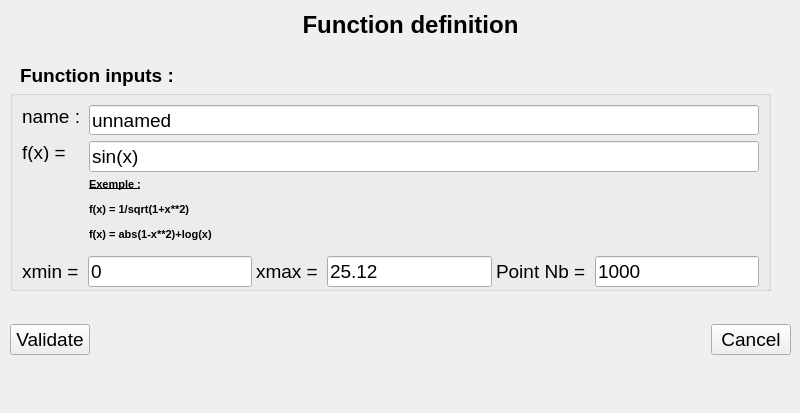
<?xml version="1.0" encoding="UTF-8"?>
<ui version="4.0">
 <class>CMenuFonction</class>
 <widget class="QMainWindow" name="CMenuFonction">
  <property name="geometry">
   <rect>
    <x>0</x>
    <y>0</y>
    <width>800</width>
    <height>413</height>
   </rect>
  </property>
  <property name="windowTitle">
   <string>MainWindow</string>
  </property>
  <widget class="QWidget" name="centralwidget">
   <widget class="QLabel" name="Titre">
    <property name="geometry">
     <rect>
      <x>240</x>
      <y>10</y>
      <width>341</width>
      <height>31</height>
     </rect>
    </property>
    <property name="sizePolicy">
     <sizepolicy hsizetype="Minimum" vsizetype="Preferred">
      <horstretch>0</horstretch>
      <verstretch>0</verstretch>
     </sizepolicy>
    </property>
    <property name="text">
     <string>&lt;html&gt;&lt;head/&gt;&lt;body&gt;&lt;p align=&quot;center&quot;&gt;&lt;span style=&quot; font-size:18pt; font-weight:700;&quot;&gt;Function definition&lt;/span&gt;&lt;/p&gt;&lt;/body&gt;&lt;/html&gt;</string>
    </property>
    <property name="margin">
     <number>0</number>
    </property>
    <property name="indent">
     <number>-1</number>
    </property>
   </widget>
   <widget class="QGroupBox" name="verticalGroupBox">
    <property name="geometry">
     <rect>
      <x>10</x>
      <y>90</y>
      <width>761</width>
      <height>201</height>
     </rect>
    </property>
    <property name="font">
     <font>
      <pointsize>14</pointsize>
      <italic>false</italic>
      <bold>false</bold>
     </font>
    </property>
    <property name="title">
     <string/>
    </property>
    <layout class="QVBoxLayout" name="verticalLayout">
     <property name="spacing">
      <number>6</number>
     </property>
     <property name="bottomMargin">
      <number>1</number>
     </property>
     <item>
      <layout class="QFormLayout" name="formLayout">
       <property name="verticalSpacing">
        <number>6</number>
       </property>
       <item row="0" column="0">
        <widget class="QLabel" name="LabelName">
         <property name="minimumSize">
          <size>
           <width>61</width>
           <height>20</height>
          </size>
         </property>
         <property name="maximumSize">
          <size>
           <width>61</width>
           <height>20</height>
          </size>
         </property>
         <property name="font">
          <font>
           <pointsize>14</pointsize>
           <italic>false</italic>
           <bold>false</bold>
          </font>
         </property>
         <property name="text">
          <string>&lt;html&gt;&lt;head/&gt;&lt;body&gt;&lt;p&gt;name : &lt;/p&gt;&lt;/body&gt;&lt;/html&gt;</string>
         </property>
        </widget>
       </item>
       <item row="0" column="1">
        <widget class="QLineEdit" name="Editname">
         <property name="sizePolicy">
          <sizepolicy hsizetype="Maximum" vsizetype="Fixed">
           <horstretch>0</horstretch>
           <verstretch>0</verstretch>
          </sizepolicy>
         </property>
         <property name="minimumSize">
          <size>
           <width>400</width>
           <height>30</height>
          </size>
         </property>
         <property name="maximumSize">
          <size>
           <width>700</width>
           <height>30</height>
          </size>
         </property>
         <property name="font">
          <font>
           <pointsize>14</pointsize>
           <italic>false</italic>
           <bold>false</bold>
          </font>
         </property>
         <property name="text">
          <string>unnamed</string>
         </property>
         <property name="frame">
          <bool>true</bool>
         </property>
        </widget>
       </item>
       <item row="1" column="0">
        <widget class="QLabel" name="LabelFonction">
         <property name="enabled">
          <bool>true</bool>
         </property>
         <property name="minimumSize">
          <size>
           <width>60</width>
           <height>21</height>
          </size>
         </property>
         <property name="maximumSize">
          <size>
           <width>60</width>
           <height>21</height>
          </size>
         </property>
         <property name="text">
          <string>&lt;html&gt;&lt;head/&gt;&lt;body&gt;&lt;p&gt;&lt;span style=&quot; font-size:14pt;&quot;&gt;f(x) =   &lt;/span&gt;&lt;/p&gt;&lt;/body&gt;&lt;/html&gt;</string>
         </property>
        </widget>
       </item>
       <item row="1" column="1">
        <widget class="QLineEdit" name="Editfx">
         <property name="enabled">
          <bool>true</bool>
         </property>
         <property name="minimumSize">
          <size>
           <width>400</width>
           <height>0</height>
          </size>
         </property>
         <property name="maximumSize">
          <size>
           <width>700</width>
           <height>16777215</height>
          </size>
         </property>
         <property name="font">
          <font>
           <pointsize>14</pointsize>
           <italic>false</italic>
           <bold>false</bold>
          </font>
         </property>
         <property name="layoutDirection">
          <enum>Qt::LeftToRight</enum>
         </property>
         <property name="text">
          <string>sin(x)</string>
         </property>
        </widget>
       </item>
       <item row="2" column="1">
        <widget class="QLabel" name="labelExample">
         <property name="text">
          <string>&lt;html&gt;&lt;head/&gt;&lt;body&gt;&lt;p&gt;&lt;span style=&quot; font-size:8pt; font-weight:700; text-decoration: underline;&quot;&gt;Exemple :&lt;/span&gt;&lt;/p&gt;&lt;p&gt;&lt;span style=&quot; font-size:8pt; font-weight:700;&quot;&gt;f(x) = 1/sqrt(1+x**2)&lt;/span&gt;&lt;/p&gt;&lt;p&gt;&lt;span style=&quot; font-size:8pt; font-weight:700;&quot;&gt;f(x) = abs(1-x**2)+log(x)&lt;/span&gt;&lt;/p&gt;&lt;/body&gt;&lt;/html&gt;</string>
         </property>
        </widget>
       </item>
      </layout>
     </item>
     <item>
      <layout class="QHBoxLayout" name="intervalle_layout">
       <property name="spacing">
        <number>4</number>
       </property>
       <item>
        <widget class="QLabel" name="labelxmax">
         <property name="text">
          <string>&lt;html&gt;&lt;head/&gt;&lt;body&gt;&lt;p&gt;&lt;span style=&quot; font-size:14pt;&quot;&gt;xmin = &lt;/span&gt;&lt;/p&gt;&lt;/body&gt;&lt;/html&gt;</string>
         </property>
        </widget>
       </item>
       <item>
        <widget class="QLineEdit" name="Editxmin">
         <property name="font">
          <font>
           <pointsize>14</pointsize>
           <italic>false</italic>
           <bold>false</bold>
          </font>
         </property>
         <property name="text">
          <string>0</string>
         </property>
        </widget>
       </item>
       <item>
        <widget class="QLabel" name="labelxmin">
         <property name="text">
          <string>&lt;html&gt;&lt;head/&gt;&lt;body&gt;&lt;p&gt;&lt;span style=&quot; font-size:14pt;&quot;&gt;xmax = &lt;/span&gt;&lt;/p&gt;&lt;/body&gt;&lt;/html&gt;</string>
         </property>
        </widget>
       </item>
       <item>
        <widget class="QLineEdit" name="Editxmax">
         <property name="font">
          <font>
           <pointsize>14</pointsize>
           <italic>false</italic>
           <bold>false</bold>
          </font>
         </property>
         <property name="text">
          <string>25.12</string>
         </property>
        </widget>
       </item>
       <item>
        <widget class="QLabel" name="labelNbPoint">
         <property name="text">
          <string>&lt;html&gt;&lt;head/&gt;&lt;body&gt;&lt;p&gt;&lt;span style=&quot; font-size:14pt;&quot;&gt;Point Nb = &lt;/span&gt;&lt;/p&gt;&lt;/body&gt;&lt;/html&gt;</string>
         </property>
        </widget>
       </item>
       <item>
        <widget class="QLineEdit" name="EditNbPoint">
         <property name="font">
          <font>
           <pointsize>14</pointsize>
           <italic>false</italic>
           <bold>false</bold>
          </font>
         </property>
         <property name="text">
          <string>1000</string>
         </property>
        </widget>
       </item>
      </layout>
     </item>
    </layout>
   </widget>
   <widget class="QLabel" name="labelFunctionInput">
    <property name="geometry">
     <rect>
      <x>20</x>
      <y>60</y>
      <width>171</width>
      <height>31</height>
     </rect>
    </property>
    <property name="font">
     <font>
      <pointsize>14</pointsize>
      <bold>true</bold>
     </font>
    </property>
    <property name="text">
     <string>Function inputs :</string>
    </property>
   </widget>
   <widget class="QWidget" name="horizontalLayoutWidget">
    <property name="geometry">
     <rect>
      <x>10</x>
      <y>300</y>
      <width>781</width>
      <height>80</height>
     </rect>
    </property>
    <layout class="QHBoxLayout" name="horizontalLayout">
     <item>
      <widget class="QPushButton" name="ValidateButton">
       <property name="font">
        <font>
         <pointsize>14</pointsize>
        </font>
       </property>
       <property name="text">
        <string>Validate</string>
       </property>
      </widget>
     </item>
     <item>
      <spacer name="horizontalSpacer">
       <property name="orientation">
        <enum>Qt::Horizontal</enum>
       </property>
       <property name="sizeHint" stdset="0">
        <size>
         <width>40</width>
         <height>20</height>
        </size>
       </property>
      </spacer>
     </item>
     <item>
      <widget class="QPushButton" name="CancelButton">
       <property name="font">
        <font>
         <pointsize>14</pointsize>
        </font>
       </property>
       <property name="text">
        <string>Cancel</string>
       </property>
      </widget>
     </item>
    </layout>
   </widget>
  </widget>
 </widget>
 <resources/>
 <connections/>
</ui>
